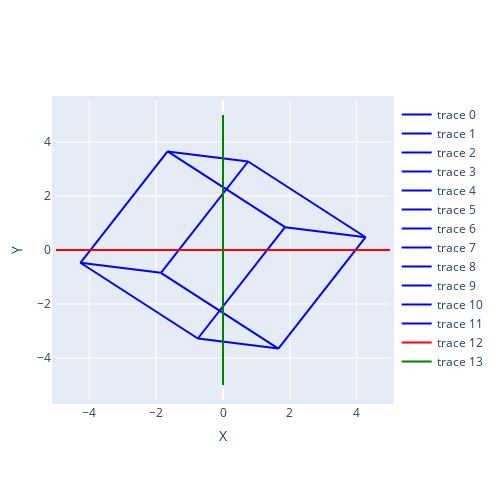

Notebook cell for this chart:
### Code cell
# Transformation matrix for projection onto X-Y plane
P = np.array([
    [1, 0, 0],
    [0, 1, 0]
])

# Apply transformation
vertices_transformed_2d = np.dot(vertices_transformed, P.T)

# create a plotly graph object for 2D
fig2d = go.Figure()

# Add each edge of the transformed cube to the graph
for edge in edges:
    x_values = [vertices_transformed_2d[edge[0], 0], vertices_transformed_2d[edge[1], 0]]
    y_values = [vertices_transformed_2d[edge[0], 1], vertices_transformed_2d[edge[1], 1]]
    fig2d.add_trace(go.Scatter(x=x_values, y=y_values, mode='lines', line=dict(color='blue')))

# Draw axis lines
axis = np.array([[-5, 5], [0, 0]])
fig2d.add_trace(go.Scatter(x=axis[0, :], y=axis[1, :], mode='lines', line=dict(color='red')))  # X-axis
axis = np.array([[0, 0], [-5, 5]])
fig2d.add_trace(go.Scatter(x=axis[0, :], y=axis[1, :], mode='lines', line=dict(color='green')))  # Y-axis

fig2d.update_layout(xaxis_title='X', yaxis_title='Y', autosize=False, width=500, height=500, margin=dict(l=50, r=50, b=100, t=100, pad=4))

fig2d.show()

### Figure 1 — Plotly figure (JSON) as saved in the notebook; plotly's stock layout.template omitted (floating-point values rounded to 4 significant figures)
{"data": [{"line": {"color": "blue"}, "mode": "lines", "type": "scatter", "x": [4.27, 0.7525], "y": [0.4726, 3.278]}, {"line": {"color": "blue"}, "mode": "lines", "type": "scatter", "x": [0.7525, -1.858], "y": [3.278, -0.8446]}, {"line": {"color": "blue"}, "mode": "lines", "type": "scatter", "x": [-1.858, 1.659], "y": [-0.8446, -3.65]}, {"line": {"color": "blue"}, "mode": "lines", "type": "scatter", "x": [1.659, 4.27], "y": [-3.65, 0.4726]}, {"line": {"color": "blue"}, "mode": "lines", "type": "scatter", "x": [1.858, -1.659], "y": [0.8446, 3.65]}, {"line": {"color": "blue"}, "mode": "lines", "type": "scatter", "x": [-1.659, -4.27], "y": [3.65, -0.4726]}, {"line": {"color": "blue"}, "mode": "lines", "type": "scatter", "x": [-4.27, -0.7525], "y": [-0.4726, -3.278]}, {"line": {"color": "blue"}, "mode": "lines", "type": "scatter", "x": [-0.7525, 1.858], "y": [-3.278, 0.8446]}, {"line": {"color": "blue"}, "mode": "lines", "type": "scatter", "x": [4.27, 1.858], "y": [0.4726, 0.8446]}, {"line": {"color": "blue"}, "mode": "lines", "type": "scatter", "x": [0.7525, -1.659], "y": [3.278, 3.65]}, {"line": {"color": "blue"}, "mode": "lines", "type": "scatter", "x": [-1.858, -4.27], "y": [-0.8446, -0.4726]}, {"line": {"color": "blue"}, "mode": "lines", "type": "scatter", "x": [1.659, -0.7525], "y": [-3.65, -3.278]}, {"line": {"color": "red"}, "mode": "lines", "type": "scatter", "x": [-5, 5], "y": [0, 0]}, {"line": {"color": "green"}, "mode": "lines", "type": "scatter", "x": [0, 0], "y": [-5, 5]}], "layout": {"autosize": false, "height": 500, "margin": {"b": 100, "l": 50, "pad": 4, "r": 50, "t": 100}, "width": 500, "xaxis": {"title": {"text": "X"}}, "yaxis": {"title": {"text": "Y"}}}}
